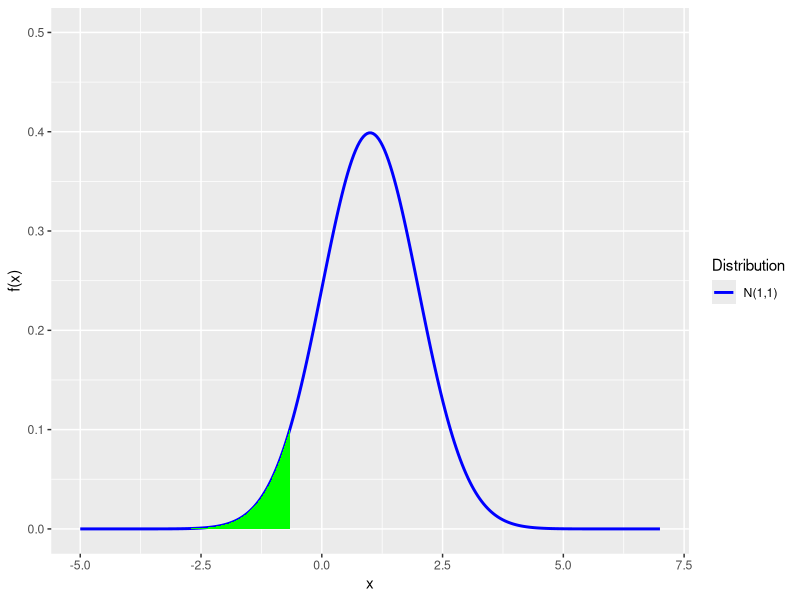
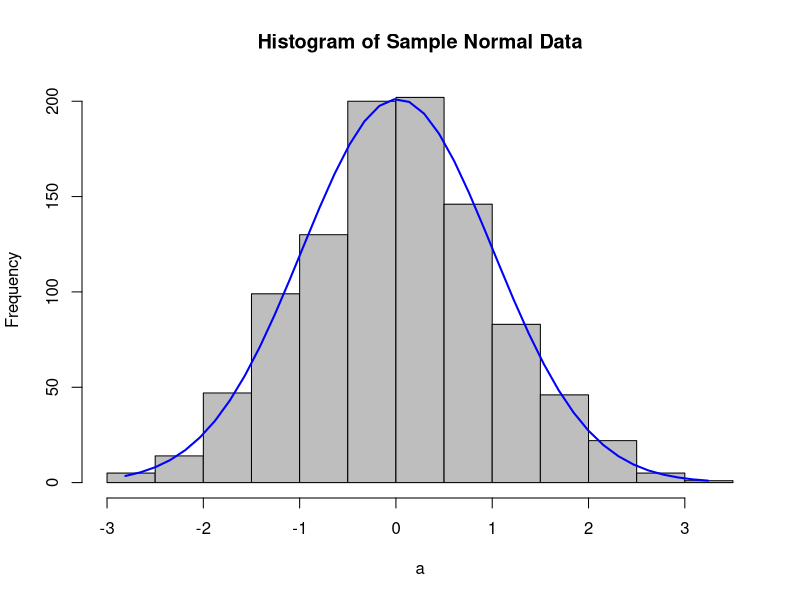
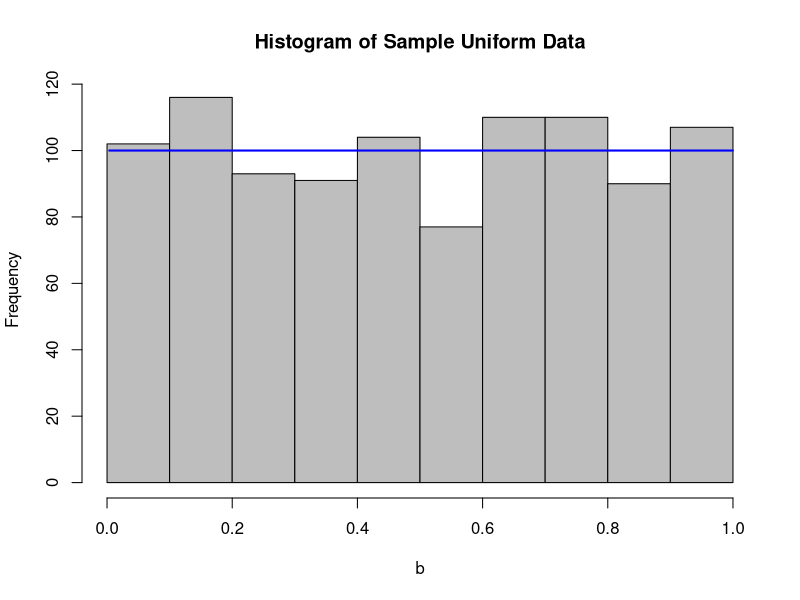
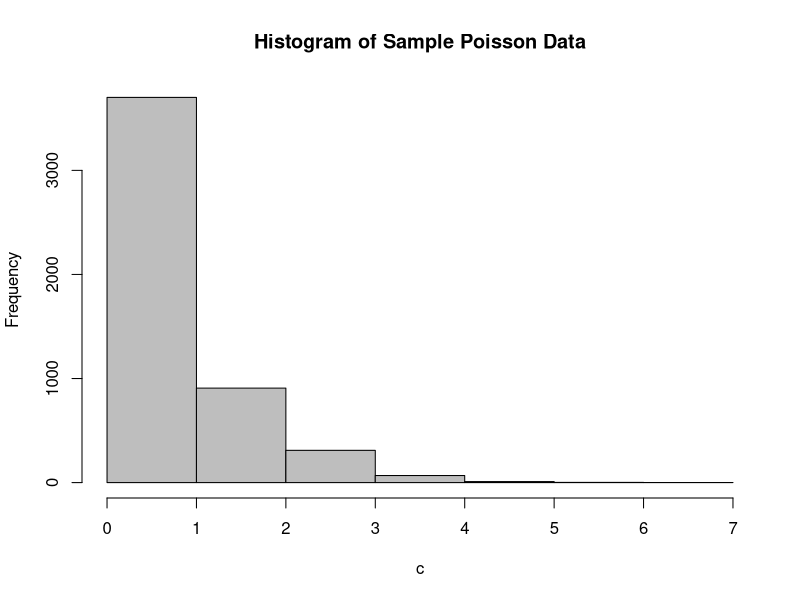
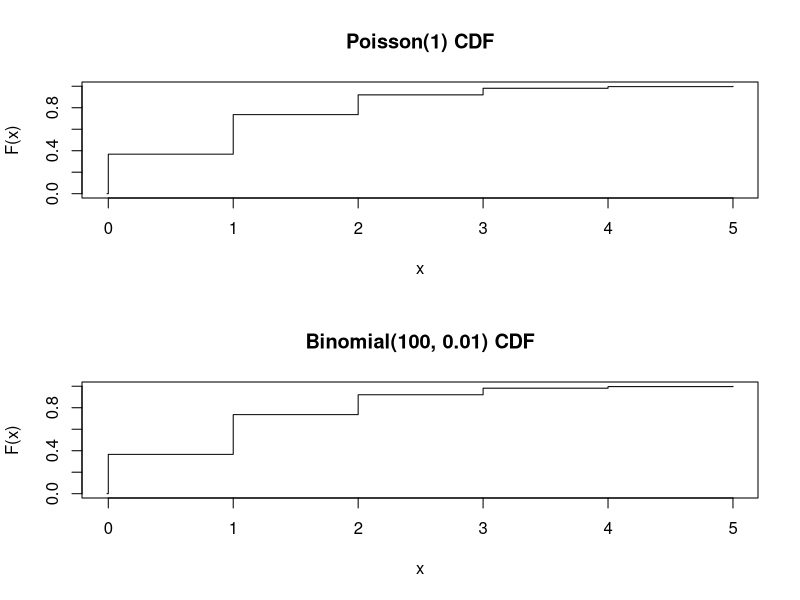
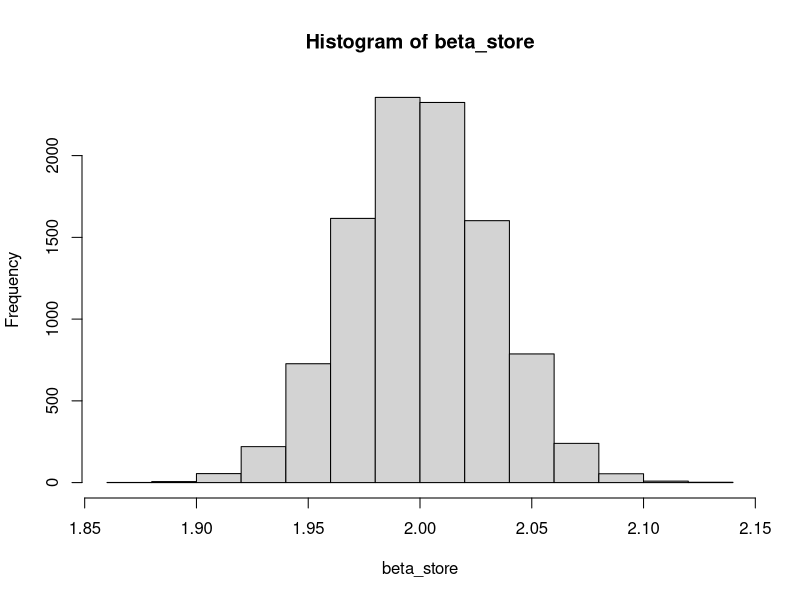
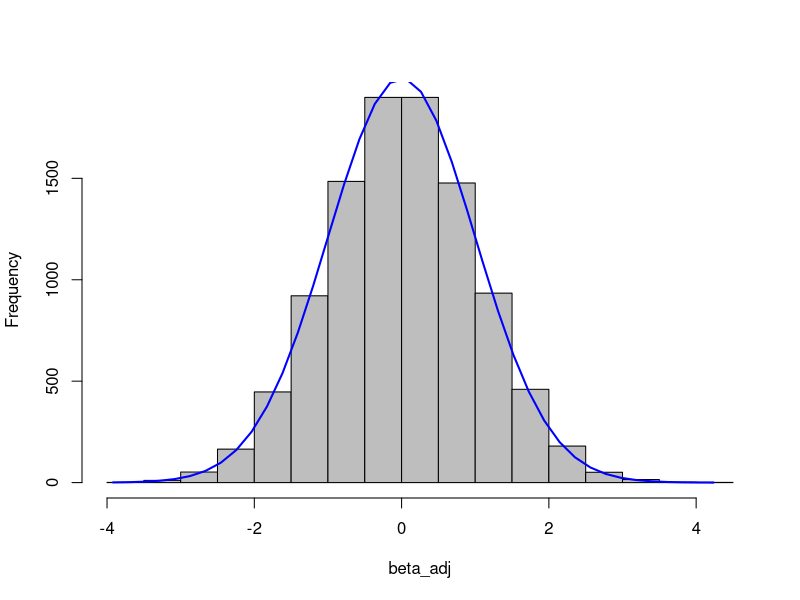
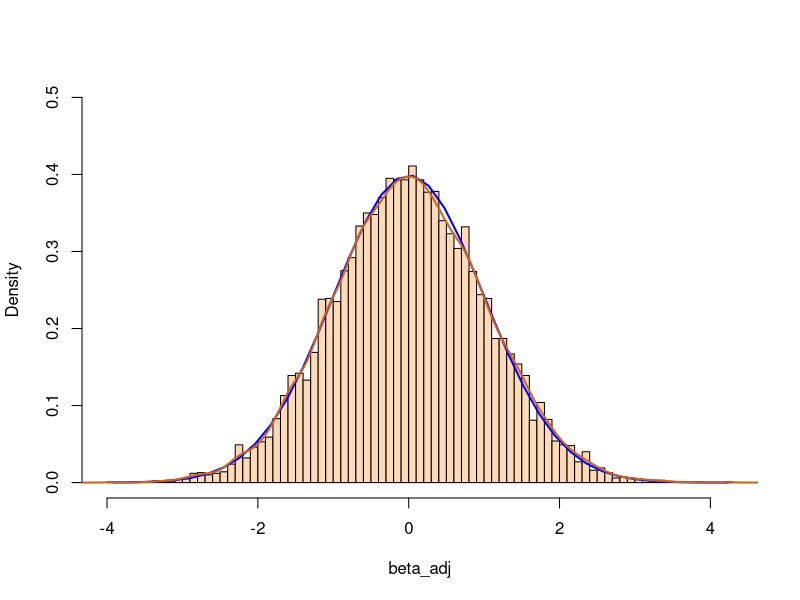

The R source for these figures, in order:
## ---- chunk 1
knitr::opts_chunk$set(echo = TRUE)
## ---- chunk 2
mu.x <- 1
sigma.x <- 1

vals <- seq(-5, 7, length = 300)
df <- data.frame(vals, dnorm(vals, mu.x, sigma.x))
colnames(df)[2] <- "X" # rename the second column

library(ggplot2)
ggplot(data=df) + 
  geom_line(mapping=aes(y = X, x = vals, color = "N(1,1)"), size=1) +
  scale_color_manual(values = c('N(1,1)' = 'blue')) +
  labs(color = 'Distribution') + 
  ylab("f(x)") +
  xlab("x") +
  xlim(-5, 7) + 
  ylim(0, 0.5) +
  geom_area(data = subset(df, vals < qnorm(0.05, 1, 1)), aes(y = X, x = vals), fill = "green")
## ---- chunk 3
alpha <- 0.05
mu.x <- 1
sigma.x <- 1

# Syntax for qnorm function:
# qnorm(p, mean, sd, lower.tail).
q_alpha = qnorm(alpha, mu.x, sigma.x)

sprintf("The %.2f quantile is %.3f", alpha, q_alpha)
## ---- chunk 4
set.seed(2020)
runs <- 5000
X <- rnorm(runs, mu.x, sigma.x)
sum(X <= q_alpha) / runs
## ---- chunk 5
library(scales)
W0 <- 10000
alpha <- 0.05
mu.r = 0.01
sigma.r = 0.1

q_r <- qnorm(alpha, mu.r, sigma.r)
VaR_r <- W0 * (exp(q_r) - 1)
sprintf("The %s VaR is %.3f", percent(alpha), VaR_r)
## ---- chunk 6
# Define the integrand
Integrand <- function(u) {W0 * (exp(qnorm(u, mu.r, sigma.r)) - 1) / alpha}
res <- integrate(Integrand, lower = 0, upper = alpha)
res
sprintf("The %s ES is %#.3f", percent(alpha), res[1])
## ---- chunk 7
set.seed(123)
runs <- 5000

r <- rnorm(runs, mu.r, sigma.r) # used to generate random numbers
L1 <- W0 * (exp(r) - 1)
indicator <- as.numeric(L1 <= VaR_r)
ES <- mean(L1 * indicator) / mean(indicator)
sprintf("The simulated %s ES is %#.3f", percent(alpha), ES)
## ---- chunk 8
set.seed(123)
# Normal Distribution
a <- rnorm(1000, mean = 0, sd = 1)
h <- hist(a, breaks = 10, col = "grey", main = "Histogram of Sample Normal Data")
afit <- seq(min(a), max(a), length = 40)
yfit <- dnorm(afit, mean = mean(a), sd = sd(a))
yfit <- yfit * diff(h$mids[1:2]) * length(a)
lines(afit, yfit, col = "blue", lwd = 2)

# Unif Distribution
b <- runif(1000, min = 0, max = 1)
h1 <- hist(b, breaks = 10, col = "grey", main = "Histogram of Sample Uniform Data")
bfit <- seq(min(b), max(b), length = 40)
yfit <- dunif(bfit, min = 0,  max = 1)
yfit <- yfit * diff(h1$mids[1:2]) * length(b)
lines(bfit, yfit, col = "blue", lwd = 2)

# Possion Distribution
c <- rpois(5000, lambda = 1)
h2 <- hist(c, breaks = 7, col = "grey", main = "Histogram of Sample Poisson Data")

summary(c) # What is the theoretical mean of c?
var(c) # What is the theoretical variance of c?

# Check the relationship between Possion Distribution and Binomial Distribution
par(mfrow = c(2, 1))
x <- seq(-0.01, 5, 0.01)
plot(x, ppois(x, 1), type = "s", ylab = "F(x)", main = "Poisson(1) CDF")
plot(x, pbinom(x, 100, 0.01), type = "s", ylab = "F(x)", main = "Binomial(100, 0.01) CDF")
par(mfrow = c(1, 1))
## ---- chunk 9
K <- 10000
beta_0 <- 2 # define the value of the true beta
N <- 1000

beta_store <- matrix(rep(0, K), ncol = 1)

for (k in 1:K){
  X <- matrix(rnorm(1000, mean = 0, sd = 1), ncol = 1)
  error <- matrix(rnorm(1000, mean = 0, sd = 1), ncol = 1)
  Y <- beta_0 * X + error
  
  beta_LS <- (t(X) %*% Y) / (t(X) %*% X)
  beta_store[k,] <- beta_LS
}
## ---- chunk 10
hist(beta_store)
# Looks like a normal distribution, but however, it's not standard normal. 

beta_adj <- sqrt(N) * (beta_store - 2)
h1 <- hist(beta_adj, breaks = 20, col = "grey", main = "")

betafit <- seq(min(beta_adj), max(beta_adj), length = 40)
yfit <- dnorm(betafit, mean = 0, sd = 1)
yfit <- yfit * diff(h1$mids[1:2]) * length(beta_adj)
lines(betafit, yfit, col = "blue", lwd = 2)
## ---- chunk 11
hist(beta_adj, 
 col = "peachpuff",
 border = "black",
 breaks = 100,
 prob = TRUE,
 main = "" , 
 ylim = c(0,0.5))

betafit <- seq(min(beta_adj), max(beta_adj), length = 40)
yfit <- dnorm(betafit, mean = 0, sd = 1)
# yfit <- yfit * diff(h1$mids[1:2]) * length(beta_adj)

lines(betafit, yfit, col = "blue", lwd = 2)

lines(density(beta_adj),
      lwd = 2,
      col = "chocolate3")
## ---- chunk 12
# 100 Bernoulli trials
sample(c(0,1), 100, replace = TRUE)
## ---- chunk 13
x <- 1:12
# Random permutation
sample(x)
# Bootstrap resampling -- only if length(x) > 1 !
sample(x, replace = TRUE)
